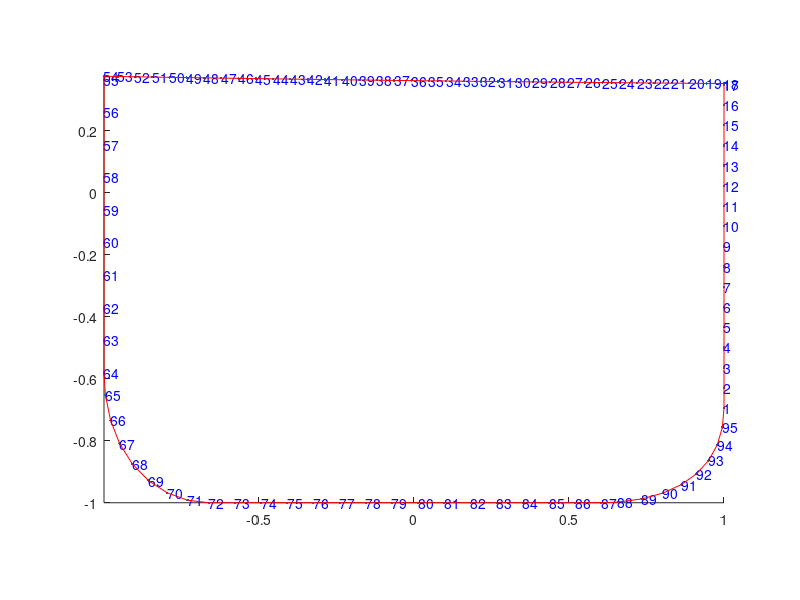
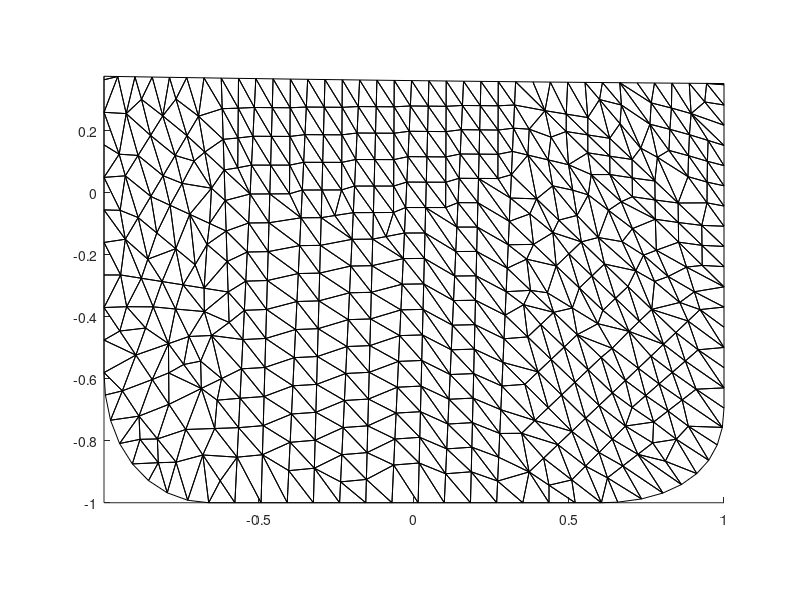

These figures' MATLAB source, in order:
clc; clear; close all

%%
u = importdata('bpts.dat');
e = importdata('bedg.dat');

figure;
hold on

plot(u(:,1), u(:,2), '.');
for i = 1:size(u,1)
    text(u(i,1), u(i,2), num2str(i), 'color', 'b');
end

for i = 1:size(e,1)
    plot(u(e(i,:),1), u(e(i,:),2), 'r-');
end
axis image



%%
t = importdata('tri.dat');
x = importdata('uv.dat');

figure;
hold on

triplot(t, x(:,1), x(:,2), 'color', 'k');

axis image
